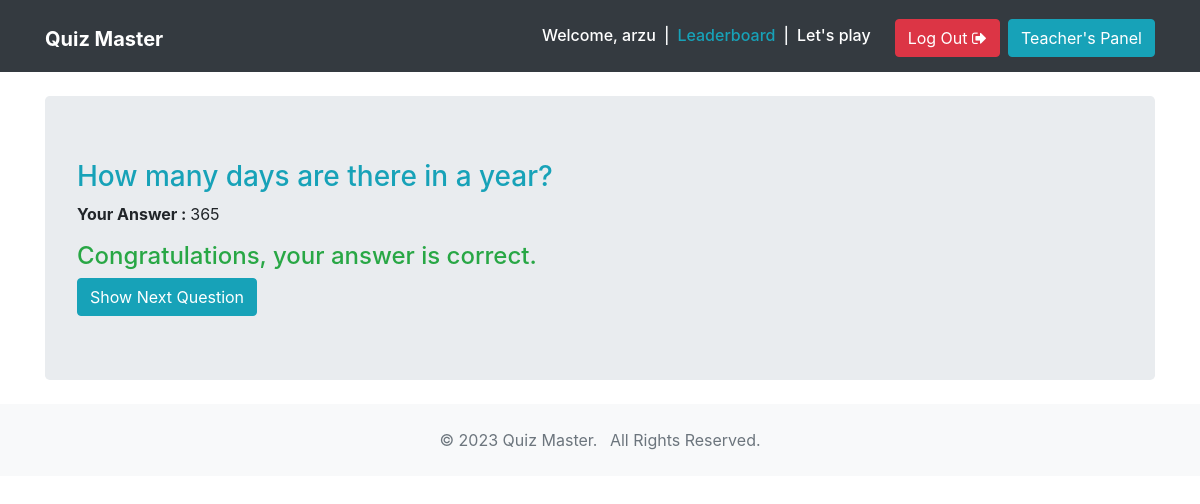
The app's page /submission-result/15/ (signed in) with its own data.
### quiz/models.py (models this page shows, shortened)
class AttemptedQuestion(TimeStampedModel):
    question = models.ForeignKey(Question, on_delete=models.CASCADE)
    quiz_profile = models.ForeignKey(QuizProfile, on_delete=models.CASCADE, related_name='attempts')
    selected_choice = models.ForeignKey(Choice, on_delete=models.CASCADE, null=True)
    is_correct = models.BooleanField(_('Was this attempt correct?'), default=False, null=False)
    marks_obtained = models.DecimalField(_('Marks Obtained'), default=0, decimal_places=2, max_digits=6)

class Question(TimeStampedModel):
    ALLOWED_NUMBER_OF_CORRECT_CHOICES = 1
    html = models.TextField(_('Question Text'))
    is_published = models.BooleanField(_('Has been published?'), default=False, null=False)
    maximum_marks = models.DecimalField(_('Maximum Marks'), default=4, decimal_places=2, max_digits=6)

class Choice(TimeStampedModel):
    MAX_CHOICES_COUNT = 4
    question = models.ForeignKey(Question, related_name='choices', on_delete=models.CASCADE)
    is_correct = models.BooleanField(_('Is this answer correct?'), default=False, null=False)
    html = models.TextField(_('Choice Text'))

### quiz/views.py (the view)
# urls.py: re_path(r'^submission-result/(?P<attempted_question_pk>\d+)/', views.submission_result, name='submission_result'),
@login_required()
def submission_result(request, attempted_question_pk):
    attempted_question = get_object_or_404(AttemptedQuestion, pk=attempted_question_pk)
    context = {
        'attempted_question': attempted_question,
    }
    return render(request, 'quiz/submission_result.html', context=context)

### templates/quiz/submission_result.html (shortened to what this page needs)
{% extends 'base.html' %}
{% block content %}
<div class="container">
	<div class="jumbotron my-4">
	   	<h3 class="text-info">{{ attempted_question.question.html|safe }}</h3>
		<p>
		    <strong>Your Answer : </strong>
		    {{ attempted_question.selected_choice.html|safe }}
		</p>
		{% if attempted_question.selected_choice.is_correct %}
		<h4 class="text-success">Congratulations, your answer is correct.</h4>
		{% else %}
		<h4 class="text-danger">Sorry, your answer is wrong.</h4>
		<p>Correct answer was: {{ attempted_question.question.get_correct_choice.html|safe }}</p>
		{% endif %}
		<a class="btn btn-info" href="{% url 'quiz:play' %}">Show Next Question</a>
	</div>
</div>
{% endblock content %}

### templates/base.html (shortened to what this page needs)
{% load static %}
<!doctype html>
<html lang="en">
<head>
    <link rel="stylesheet" href="https://maxcdn.bootstrapcdn.com/bootstrap/4.0.0-beta.2/css/bootstrap.min.css">
    <link rel="stylesheet" href="https://maxcdn.bootstrapcdn.com/font-awesome/4.7.0/css/font-awesome.min.css">
</head>
<body class="bg-white">
    <nav class="navbar navbar-expand-md navbar-dark bg-dark">
        <div class="container">
            <h1><a href="{% url 'quiz:home' %}" class="navbar-brand">
                <strong>Quiz Master</strong></a></h1>
            <div class="collapse navbar-collapse justify-content-end " id="navbar">
                {% if not request.user.is_active %}
                <a href="{% url 'quiz:leaderboard' %}" class="btn btn-info mt-1 mx-1">Leaderboard</a>
                <a href="{% url 'quiz:login' %}" class="btn btn-success mt-1 ml-2"><i class="fa fa-sign-in" aria-hidden="true"></i> Log In</a>
                {% else %}
                <h6 class="text-white mt-2 mr-2">Welcome, {{ request.user.username }}</h6>
                <h6 class="text-light mt-2 mr-2">|</h6>
                <h6 class="text-white mt-2 mr-2"><a href="{% url 'quiz:leaderboard' %}" class="text-info">Leaderboard</a></h6>
                <h6 class="text-light mt-2 mr-2">|</h6>
                <h6 class="mt-2"><a href="{% url 'quiz:play' %}" class="text-white">Let's play</a></h6>
                <a href="{% url 'quiz:logout' %}" class="btn btn-danger mt-1 ml-4">Log Out <i class="fa fa-sign-out" aria-hidden="true"></i></a>
                {% endif %}
                <a href="{% url 'admin:login' %}" class="btn btn-info mt-1 ml-2">Teacher's Panel</a>
            </div>
        </div>
    </nav>
    {% block content %}
    {% endblock content %}
    <footer class="bg-light text-muted py-0">
        <div class="container py-4">
            <ul class="list-inline mb-0 text-center">
                <li class="list-inline-item">&copy; 2023 Quiz Master.</li>
                <li class="list-inline-item">All Rights Reserved.</li>
            </ul>
        </div>
    </footer>
</body>
</html>

### records on screen
AttemptedQuestion: question.html "How many days are there in a year?", selected_choice.html "365"

### other values on screen
{{ request.user.username }} "arzu"
